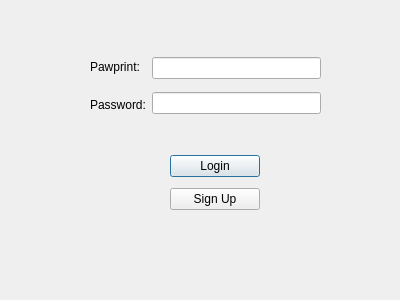
<?xml version="1.0" encoding="UTF-8"?>
<ui version="4.0">
 <class>LoginWindow</class>
 <widget class="QDialog" name="LoginWindow">
  <property name="geometry">
   <rect>
    <x>0</x>
    <y>0</y>
    <width>400</width>
    <height>300</height>
   </rect>
  </property>
  <property name="windowTitle">
   <string>Dialog</string>
  </property>
  <widget class="QWidget" name="layoutWidget">
   <property name="geometry">
    <rect>
     <x>90</x>
     <y>50</y>
     <width>231</width>
     <height>71</height>
    </rect>
   </property>
   <layout class="QHBoxLayout" name="horizontalLayout">
    <item>
     <layout class="QVBoxLayout" name="verticalLayout">
      <item>
       <widget class="QLabel" name="label">
        <property name="text">
         <string>Pawprint:</string>
        </property>
       </widget>
      </item>
      <item>
       <widget class="QLabel" name="label_2">
        <property name="text">
         <string>Password:</string>
        </property>
       </widget>
      </item>
     </layout>
    </item>
    <item>
     <layout class="QVBoxLayout" name="verticalLayout_2">
      <item>
       <widget class="QLineEdit" name="lineEdit_Pawprint"/>
      </item>
      <item>
       <widget class="QLineEdit" name="lineEdit_Password"/>
      </item>
     </layout>
    </item>
   </layout>
  </widget>
  <widget class="QWidget" name="layoutWidget">
   <property name="geometry">
    <rect>
     <x>170</x>
     <y>150</y>
     <width>90</width>
     <height>66</height>
    </rect>
   </property>
   <layout class="QVBoxLayout" name="verticalLayout_3">
    <item>
     <widget class="QPushButton" name="pushButton_Login">
      <property name="text">
       <string>Login</string>
      </property>
     </widget>
    </item>
    <item>
     <widget class="QPushButton" name="pushButton_Signup">
      <property name="text">
       <string>Sign Up</string>
      </property>
     </widget>
    </item>
   </layout>
  </widget>
  <widget class="QLabel" name="label_error1">
   <property name="geometry">
    <rect>
     <x>90</x>
     <y>250</y>
     <width>231</width>
     <height>16</height>
    </rect>
   </property>
   <property name="text">
    <string/>
   </property>
  </widget>
 </widget>
 <resources/>
 <connections/>
</ui>
